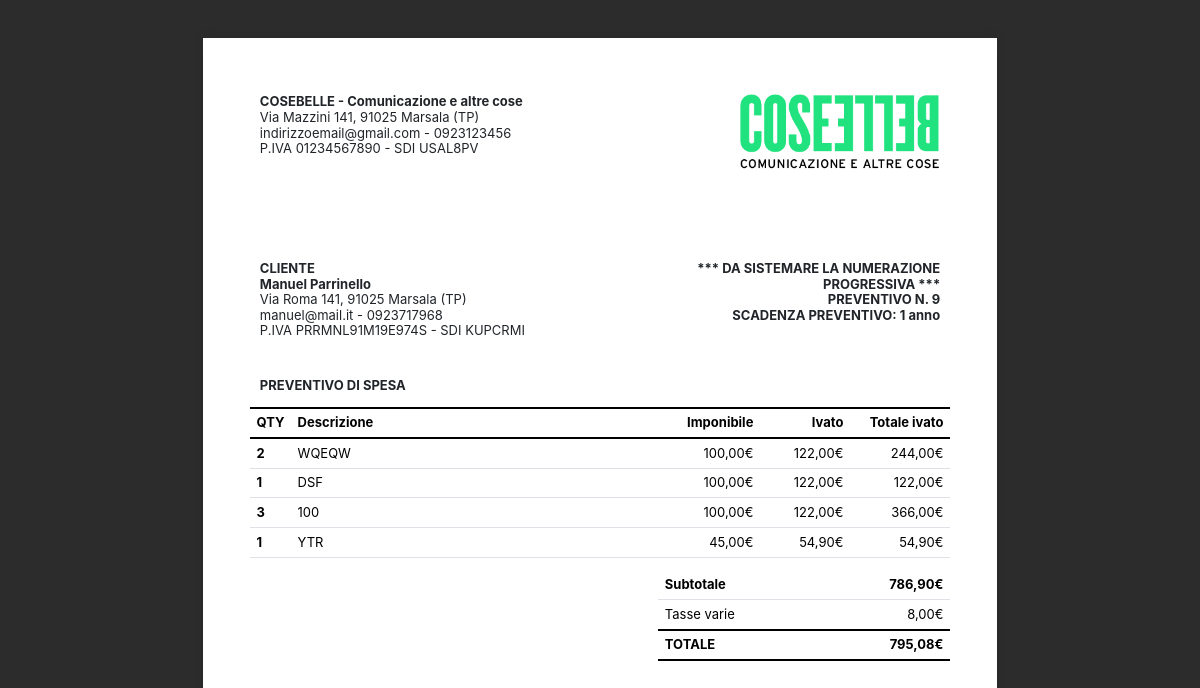
The app's page /preventivi/visualizza/9 with its own data.
### app.py (models this page shows, shortened)
class Cliente(db.Model):
    __tablename__ = "clienti"
    id = db.Column(db.Integer, primary_key=True)
    name = db.Column(db.String(100), nullable=False)
    ragsoc = db.Column(db.String(100), nullable=False)
    indirizzo = db.Column(db.String(100), nullable=True)
    citta = db.Column(db.String(50), nullable=True)
    cap = db.Column(db.String(5), nullable=True)
    provincia = db.Column(db.String(2), nullable=True)
    email = db.Column(db.String(100), nullable=False)
    telefono = db.Column(db.String(20), nullable=False)
    p_iva = db.Column(db.String(30), nullable=True)
    sdi = db.Column(db.String(7), nullable=True)
    pec = db.Column(db.String(100), nullable=True)
    colore = db.Column(db.String(20), nullable=True)
    note = db.Column(db.Text, nullable=True)
    lavori = db.relationship(
        "Lavoro", backref="cliente", lazy=True, cascade="all, delete, delete-orphan"
    )
    preventivi = db.relationship(
        "Preventivo", backref="cliente", lazy=True, cascade="all, delete, delete-orphan"
    )

class Preventivo(db.Model):
    __tablename__ = "preventivi"
    id = db.Column(db.Integer, primary_key=True)
    cliente_id = db.Column(db.Integer, db.ForeignKey("clienti.id"), nullable=False)
    data_creazione = db.Column(db.DateTime, default=datetime.utcnow, nullable=False)
    stato = db.Column(db.String(20), default="bozza", nullable=False)
    totale_preventivo = db.Column(db.Float, nullable=True)
    lavori = db.relationship(
        "Lavoro",
        backref="preventivo",  # su Lavoro avrai .preventivo
        lazy=True,
    )
    righe = db.relationship(
        "RigaPreventivo",
        back_populates="preventivo",
        cascade="all, delete-orphan",
        lazy="selectin",
    )

class RigaPreventivo(db.Model):
    __tablename__ = "righe_preventivo"
    id = db.Column(db.Integer, primary_key=True)
    qty = db.Column(db.Numeric(10, 2), nullable=False, default=1)
    descrizione = db.Column(db.Text, nullable=False)
    prezzo_ie = db.Column(db.Numeric(10, 2), nullable=False)
    prezzo_ii = db.Column(db.Numeric(10, 2), nullable=False)
    totale_riga = db.Column(db.Numeric(10, 2), nullable=False)
    preventivo = db.relationship("Preventivo", back_populates="righe")
    preventivo_id = db.Column(
        db.Integer, db.ForeignKey("preventivi.id"), nullable=False
    )

### app.py (the view)
@app.get("/preventivi/visualizza/<int:id>")
def visualizza_preventivo(id):
    preventivo = Preventivo.query.filter_by(id=id).first_or_404()
    righe = preventivo.righe
    for riga in preventivo.righe:
        print(f"DESCRIZIONE LETTA: {repr(riga.descrizione)}")
    subtotale = sum((riga.totale_riga) for riga in righe)
    return render_template(
        "_preventivo.html", preventivo=preventivo, subtotale=subtotale
    )

### app.py (called while the page is built)
@app.template_filter()
def euroFormat(value):
    value = float(value)
    return "{:.2f}".format(value).replace(".", ",")

@app.template_filter("nl2br")
def nl2br_filter(text):
    if text:
        return text.replace("\n", "<br>\n")
    return ""

### templates/_preventivo.html (shortened to what this page needs)
<!DOCTYPE html>
<html lang="it">
<head>
    <link rel="stylesheet" href="https://cdn.jsdelivr.net/npm/bootstrap@5.3.3/dist/css/bootstrap.min.css">
    <link rel="stylesheet" href="{{ url_for('static', filename='/css/preventivo.css') }}">
</head>
<body>
    <div class="page" id="nuovoPreventivo">
        <div class="row">
            <div class="col-6 ">
                <span class="fw-bold">COSEBELLE - Comunicazione e altre cose<br></span>
                <span>Via Mazzini 141, 91025 Marsala (TP)<br></span>
                <span>indirizzoemail@gmail.com - 0923123456<br></span>
                <span>P.IVA 01234567890 - SDI USAL8PV<br></span>
            </div>
            <div class="col-6 d-inline-flex justify-content-end align-items-center">
                <img class="company-logo" src="{{ url_for('static', filename='/img/LogoCosebelle.png')}}" alt="">
            </div>
        </div>
        <div style="margin-top: 90px;" class="row">
            <div class="col-6">
                <span><strong>CLIENTE<br></strong></span>
                <span class="fw-bold">{{ preventivo.cliente.ragsoc }}<br></span>
                <span>{{ preventivo.cliente.indirizzo if preventivo.cliente.indirizzo else 'n.d'}}, {{ preventivo.cliente.cap if preventivo.cliente.cap else 'n.d' }} {{ preventivo.cliente.citta if preventivo.cliente.citta else 'n.d' }} ({{ preventivo.cliente.provincia if preventivo.cliente.provincia else 'n.d' }})<br></span>
                <span>{{ preventivo.cliente.email if preventivo.cliente.email else 'n.d' }} - {{ preventivo.cliente.telefono if preventivo.cliente.telefono else 'n.d' }}<br></span>
                <span style="text-transform: uppercase;">P.IVA {{ preventivo.cliente.p_iva if preventivo.cliente.p_iva else 'n.d' }} - SDI {{ preventivo.cliente.sdi if preventivo.cliente.sdi else 'n.d' }}<br></span>
            </div>
            <div class="col-6">
                <div class="text-end">
                    <span><strong>
                        *** DA SISTEMARE LA NUMERAZIONE PROGRESSIVA ***<br>
                        PREVENTIVO N. {{ preventivo.id }} <br>
                        SCADENZA PREVENTIVO: 1 anno
                    </strong></span>
                </div>
            </div>
        </div>
        <div class="row mt-5">
            <p>
                <strong>PREVENTIVO DI SPESA</strong>
            </p>
            <table class="table">
                <thead>
                    <tr class="tr-thickborder">
                        <th style="width: 40px;" scope="col">QTY</th>
                        <th style="width: auto" scope="col">Descrizione</th>
                        <th class="text-end" style="width: 90px;" scope="col">Imponibile</th>
                        <th class="text-end" style="width: 90px;" scope="col">Ivato</th>
                        <th class="text-end" style="width: 100px;" scope="col">Totale ivato</th>
                    </tr>
                </thead>
                <tbody>
                    {% for riga in preventivo.righe %}
                    <tr>
                        <th scope="row">{{ riga.qty | int}}</th>
                        <td style="white-space: pre-wrap; word-wrap: break-word;">{{ riga.descrizione | nl2br | safe }}
                        </td>
                        <td class="text-end">{{  riga.prezzo_ie | euroFormat }}€</td>
                        <td class="text-end">{{ riga.prezzo_ii | euroFormat}}€</td>
                        <td class="text-end">{{ riga.totale_riga | euroFormat}}€</td>
                    </tr>
                    {% endfor %}
                </tbody>
            </table>
        </div>
        <div class="row">
            <div class="col-7"></div>
            <div class="col-5 px-0">
                <table class="table">
                    <tr>
                        <th class="text-start">Subtotale</th>
                        <th class="text-end">{{ subtotale | euroFormat}}€</th>
                    </tr>
                    <tr>
                        <td class="text-start">Tasse varie</td>
                        <td class="text-end">{{ 8 | euroFormat}}€</td>
                    </tr>
                    <tr class="tr-thickborder">
                        <th class="text-start">TOTALE</th>
                        <th class="text-end">{{ preventivo.totale_preventivo | euroFormat}}€</th>
                    </tr>
                </table>
            </div>
        </div>
    </div>
</body>
</html>

### static/css/preventivo.css (style rules this page uses)
* { font-family: 'Inter'; font-size: 13px; line-height: 1.2; }
.company-logo { width: 200px; }
tr.tr-thickborder { border-width: 2px !important; border-left: none; border-right: none; border-color: black; }

### templates/_preventivo.html (style rules this page uses)
body { background-color: #2c2c2c; margin: 0; padding: 0; }
.page { width: 210mm; min-height: 297mm; padding: 15mm; margin: 10mm auto; background: white; box-shadow: 0 0 10px rgba(0, 0, 0, 0.1); box-sizing: border-box; }

### records on screen
Cliente: cliente.ragsoc "Manuel Parrinello", cliente "Via Roma 141", cliente "91025", cliente "Marsala", cliente "TP", cliente "manuel@mail.it", cliente "0923717968", cliente "PRRMNL91M19E974S", cliente "KUPCRMI"
Preventivo: id "9", totale_preventivo|euroFormat "795,08"
RigaPreventivo: qty "2", descrizione "WQEQW", prezzo_ie|euroFormat "100,00", prezzo_ii|euroFormat "122,00", totale_riga|euroFormat "244,00"
RigaPreventivo: qty "1", descrizione "DSF", prezzo_ie|euroFormat "100,00", prezzo_ii|euroFormat "122,00", totale_riga|euroFormat "122,00"
RigaPreventivo: qty "3", descrizione "100", prezzo_ie|euroFormat "100,00", prezzo_ii|euroFormat "122,00", totale_riga|euroFormat "366,00"
RigaPreventivo: qty "1", descrizione "YTR", prezzo_ie|euroFormat "45,00", prezzo_ii|euroFormat "54,90", totale_riga|euroFormat "54,90"

### other values on screen
{{ subtotale | euroFormat }} "786,90"
{{ 8 | euroFormat }} "8,00"
